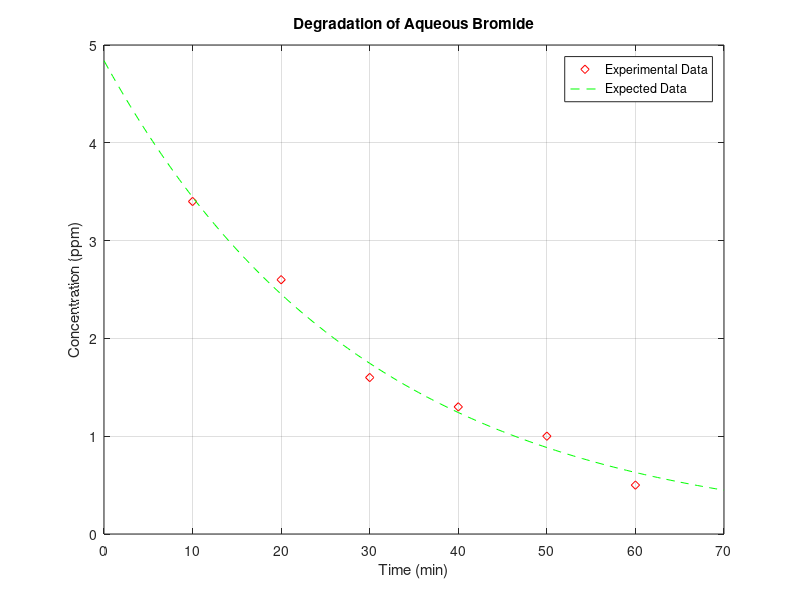

This chart was generated by the following MATLAB code:
% Given experimental data
t_exp = 10:10:60;
c_exp = [3.4 2.6 1.6 1.3 1.0 0.5];

% Expected function
t_func = [0:.5:70]
c_func = 4.84.*exp(-0.034*t_func)

% Plot
plot(t_exp,c_exp,'rd')
hold on
plot(t_func,c_func,'g--')
hold on
title('Degradation of Aqueous Bromide')
xlabel('Time (min)')
ylabel('Concentration (ppm)')
grid
legend('Experimental Data','Expected Data')